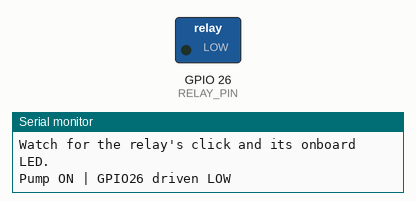
The sketch below on a simulated ESP32. On the bench: switched loads named in the sketch (green lamp = pin HIGH), the last lines printed to the serial monitor.

Above: at 1.8 s.
At 4.8 s:
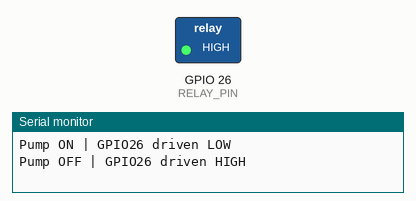
Timing chart, 0 to 8.1 s (numbered marks = the images above):
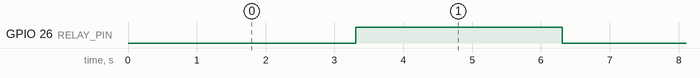

The sketch:

RelayTest.ino
```cpp
#define RELAY_PIN 26
#define RELAY_ACTIVE_LOW true

bool pumpOn = false;

void setPump(bool on) {
  pumpOn = on;
  bool signalLevel = RELAY_ACTIVE_LOW ? !on : on;
  digitalWrite(RELAY_PIN, signalLevel ? HIGH : LOW);
  Serial.printf("Pump %s | GPIO26 driven %s\n", on ? "ON" : "OFF", signalLevel ? "HIGH" : "LOW");
}

void setup() {
  Serial.begin(115200);
  delay(300);
  pinMode(RELAY_PIN, OUTPUT);
  setPump(false);
  Serial.println("=== Relay Test ===");
  Serial.println("Toggling the pump relay every 3 seconds.");
  Serial.println("Watch for the relay's click and its onboard LED.");
}

void loop() {
  setPump(true);
  delay(3000);
  setPump(false);
  delay(3000);
}
```

Measured:
- by itself, GPIO 26 (RELAY_PIN): alternates HIGH for 3.0 s and LOW for 3.0 s
